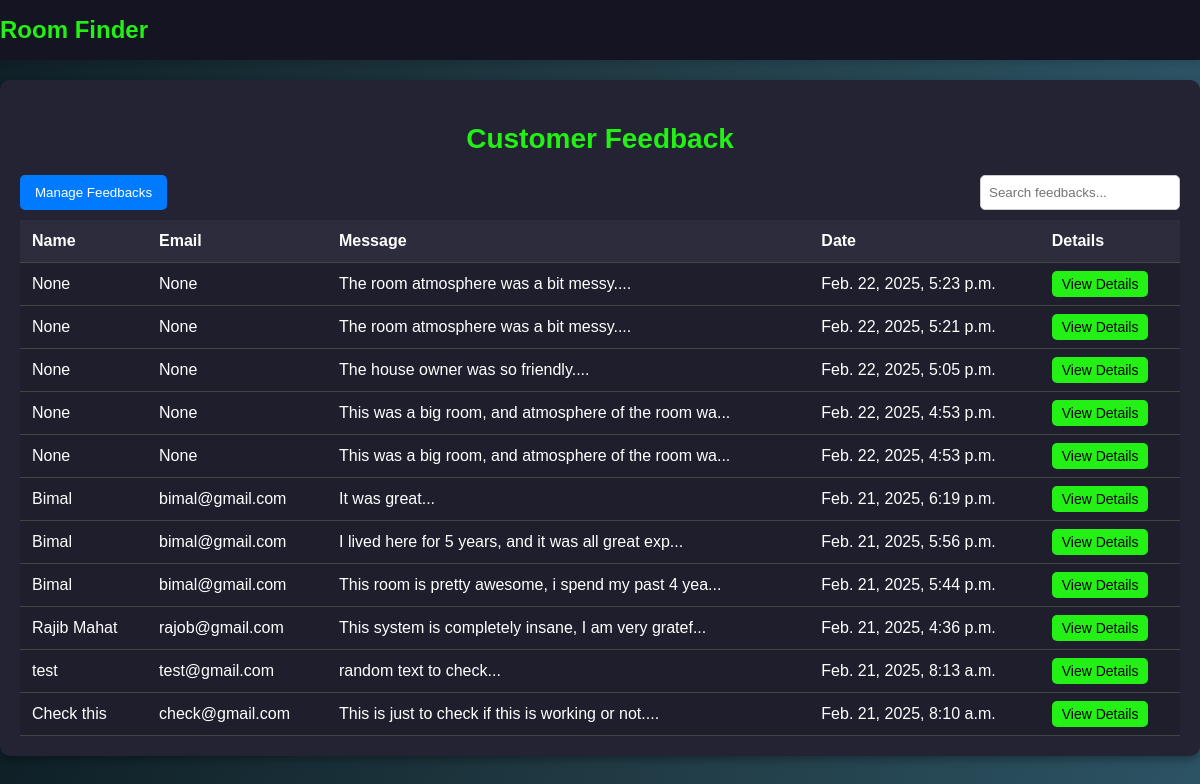
Page /admin_feedbacks/ on the earlier database version.
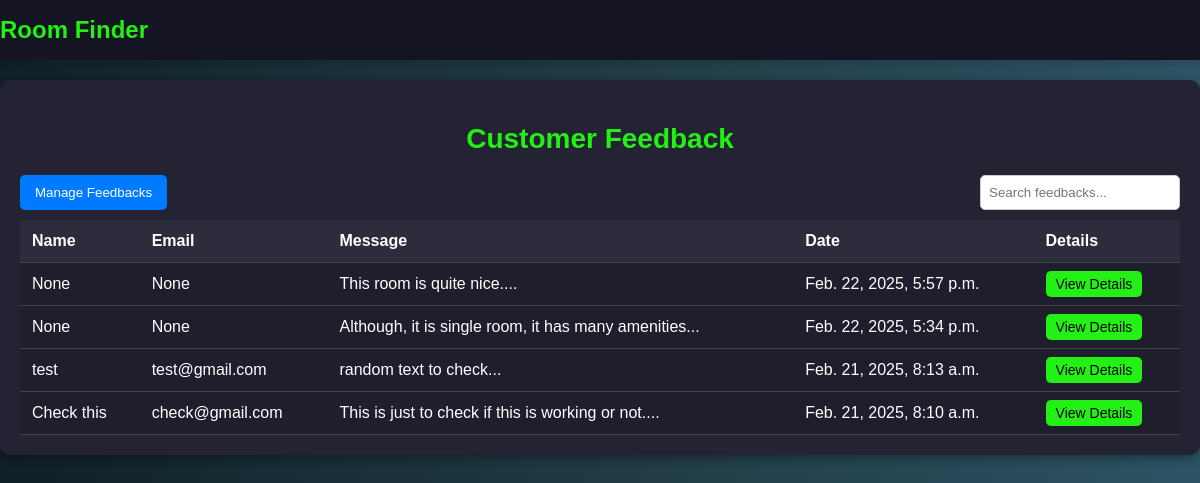
Same page on the later database version.
### Renter/models.py (models this page shows, shortened)
class Review(models.Model):
    renter = models.ForeignKey(Renter, on_delete=models.CASCADE, null=True)
    room = models.ForeignKey(Room, on_delete=models.CASCADE, related_name="reviews", null=True)
    name = models.CharField(max_length=50, null=True)
    email = models.EmailField(null=True)
    comment = models.TextField()
    created_on = models.DateTimeField(auto_now_add=True)

### ROOM_FINDER/views.py (the view)
# urls.py: path('admin_feedbacks/', admin_feedbacks, name='admin_feedbacks'),
def admin_feedbacks(request):
    feedbacks = Review.objects.all().order_by('-created_on')
    return render(request, 'admin_feedbacks.html', {'feedbacks': feedbacks})

### ROOM_FINDER/templates/admin_feedbacks.html (shortened to what this page needs)
<header>
        <h1>Room Finder</h1>
</header>
<div class="container">
    <h2>Customer Feedback</h2>
    <div class="top-bar">
        <button class="manage-btn">Manage Feedbacks</button>
        <input type="text" id="searchInput" onkeyup="searchTable()" placeholder="Search feedbacks...">
    </div>
    <table id="feedbackTable">
        <thead>
            <tr>
                <th>Name</th>
                <th>Email</th>
                <th>Message</th>
                <th>Date</th>
                <th>Details</th>
            </tr>
        </thead>
        <tbody>
            {% for feedback in feedbacks %}
            <tr>
                <td>{{ feedback.name }}</td>
                <td>{{ feedback.email }}</td>
                <td>{{ feedback.comment|slice:":50" }}...</td>
                <td>{{ feedback.created_on }}</td>
                <td><a href="{% url 'feedback_detail' feedback.id %}" class="view-details">View Details</a></td>
            </tr>
            {% endfor %}
        </tbody>
    </table>
</div>

### ROOM_FINDER/templates/admin_feedbacks.html (style rules this page uses)
header { width: 100%; background: #141423; box-shadow: 0 4px 6px rgba(0, 0, 0, 0.1); display: flex; justify-content: space-between; align-items: center; position: sticky; top: 0; z-index: 10; }
header h1 { color: #23f014; font-size: 24px; }
.container { max-width: 1200px; margin: 20px auto; background: #232334; padding: 20px; border-radius: 10px; box-shadow: 0 4px 8px rgba(0, 0, 0, 0.3); }
h2 { text-align: center; color: #23f014; font-size: 28px; margin-bottom: 20px; }
.top-bar { display: flex; justify-content: space-between; margin-bottom: 10px; }
.manage-btn { background-color: #007bff; color: white; padding: 10px 15px; border: none; border-radius: 5px; cursor: pointer; }
#searchInput { padding: 8px; width: 200px; border: 1px solid #ccc; border-radius: 5px; }
table { width: 100%; border-collapse: collapse; margin-top: 10px; }
th, td { padding: 12px; text-align: left; border-bottom: 1px solid #444; }
th { background: #2c2c3c; }
td { background: #1e1e2d; border: 2px solidrgb(62, 62, 74); }
.view-details { background: #23f014; color: black; padding: 5px 10px; text-decoration: none; font-size: 14px; border-radius: 5px; cursor: pointer; }

Differences in the rows shown:
removed Review: name "None", email "None", comment "The room atmosphere was a bit messy.", created_on "Feb. 22, 2025, 5:23 p.m."
removed Review: name "None", email "None", comment "The room atmosphere was a bit messy.", created_on "Feb. 22, 2025, 5:21 p.m."
removed Review: name "None", email "None", comment "The house owner was so friendly.", created_on "Feb. 22, 2025, 5:05 p.m."
removed Review: name "None", email "None", comment "This was a big room, and atmosphere of the room wa", created_on "Feb. 22, 2025, 4:53 p.m."
removed Review: name "None", email "None", comment "This was a big room, and atmosphere of the room wa", created_on "Feb. 22, 2025, 4:53 p.m."
removed Review: name "Bimal", email "bimal@gmail.com", comment "It was great", created_on "Feb. 21, 2025, 6:19 p.m."
removed Review: name "Bimal", email "bimal@gmail.com", comment "I lived here for 5 years, and it was all great exp", created_on "Feb. 21, 2025, 5:56 p.m."
removed Review: name "Bimal", email "bimal@gmail.com", comment "This room is pretty awesome, i spend my past 4 yea", created_on "Feb. 21, 2025, 5:44 p.m."
removed Review: name "Rajib Mahat", email "rajob@gmail.com", comment "This system is completely insane, I am very gratef", created_on "Feb. 21, 2025, 4:36 p.m."
added Review: name "None", email "None", comment "This room is quite nice.", created_on "Feb. 22, 2025, 5:57 p.m."
added Review: name "None", email "None", comment "Although, it is single room, it has many amenities", created_on "Feb. 22, 2025, 5:34 p.m."
